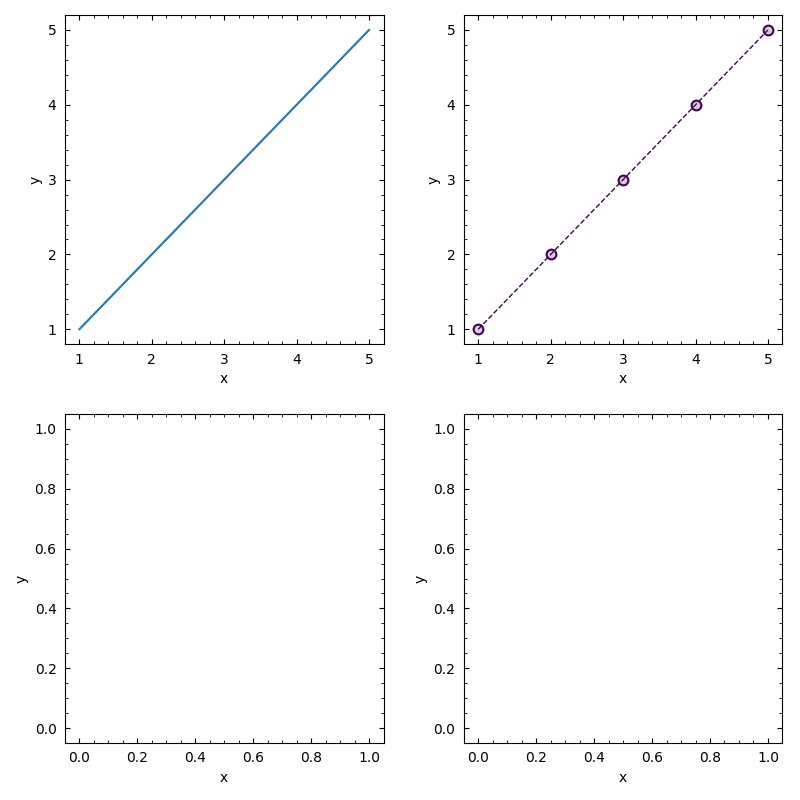

Python code for this plot:
import matplotlib.pyplot as plt

import gsplot as gs

x = [1, 2, 3, 4, 5]
y = [1, 2, 3, 4, 5]

# Create subplots
fig, axs = plt.subplots(2, 2, figsize=(8, 8))

axs[0, 0].plot(x, y)

# gsplot can be used to plot on the subplots
gs.line(
    axs[0, 1],
    x,
    y,
)
gs.label([["x", "y"], ["x", "y"], ["x", "y"], ["x", "y"]])

# Needs to save the figure
plt.savefig("subplots.png")
plt.show()
